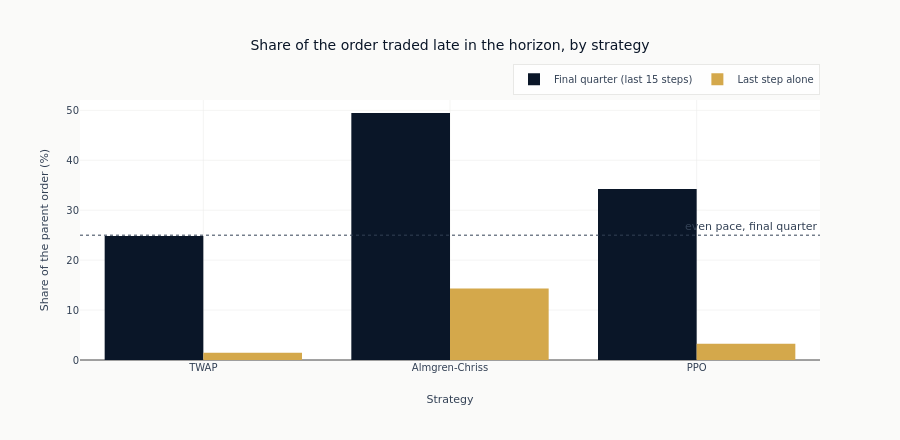

The cell this chart's notebook holds for it:
### Markdown cell above
### Where the volume sits

A schedule that leaves inventory for the end must trade it at whatever the
book charges then, and the final step ignores the participation cap. Two
shares measure the exposure: the fraction of the order traded in the final
quarter of the horizon, and the fraction traded on the last step alone. An
even schedule puts a quarter of the order in the final quarter and one
sixtieth of it on the last step, which is the reference to read these
against.

### Code cell
fig = go.Figure()
for label, key in [
    (f"Final quarter (last {EXECUTION_HORIZON // 4} steps)", "final_quarter_share_pct"),
    ("Last step alone", "last_step_share_pct"),
]:
    fig.add_trace(
        go.Bar(
            x=list(STRATEGIES),
            y=[results[name][key] for name in STRATEGIES],
            name=label,
        )
    )
fig.add_hline(
    y=25.0,
    line=dict(color=COLORS["neutral"], width=1, dash="dot"),
    annotation_text="even pace, final quarter",
)
fig.update_layout(
    title="Share of the order traded late in the horizon, by strategy",
    xaxis_title="Strategy",
    yaxis_title="Share of the parent order (%)",
    barmode="group",
    height=440,
    legend=dict(orientation="h", yanchor="bottom", y=1.02, xanchor="right", x=1),
)
show_plotly_with_alt(
    fig,
    "Grouped bars per strategy giving the share of the parent order traded in the final quarter of the horizon and on the last step alone, against a dotted line at the even-pace share of a quarter.",
)

### Figure 1 — Plotly figure (JSON) as saved in the notebook; plotly's stock layout.template omitted (floating-point values rounded to 4 significant figures)
{"data": [{"name": "Final quarter (last 15 steps)", "type": "bar", "x": ["TWAP", "Almgren-Chriss", "PPO"], "y": [24.85, 49.47, 34.26]}, {"name": "Last step alone", "type": "bar", "x": ["TWAP", "Almgren-Chriss", "PPO"], "y": [1.47, 14.3, 3.254]}], "layout": {"annotations": [{"showarrow": false, "text": "even pace, final quarter", "x": 1, "xanchor": "right", "xref": "x domain", "y": 25.0, "yanchor": "bottom", "yref": "y"}], "barmode": "group", "height": 440, "legend": {"orientation": "h", "x": 1, "xanchor": "right", "y": 1.02, "yanchor": "bottom"}, "shapes": [{"line": {"color": "#334155", "dash": "dot", "width": 1}, "type": "line", "x0": 0, "x1": 1, "xref": "x domain", "y0": 25.0, "y1": 25.0, "yref": "y"}], "title": {"text": "Share of the order traded late in the horizon, by strategy"}, "xaxis": {"title": {"text": "Strategy"}}, "yaxis": {"title": {"text": "Share of the parent order (%)"}}}}
